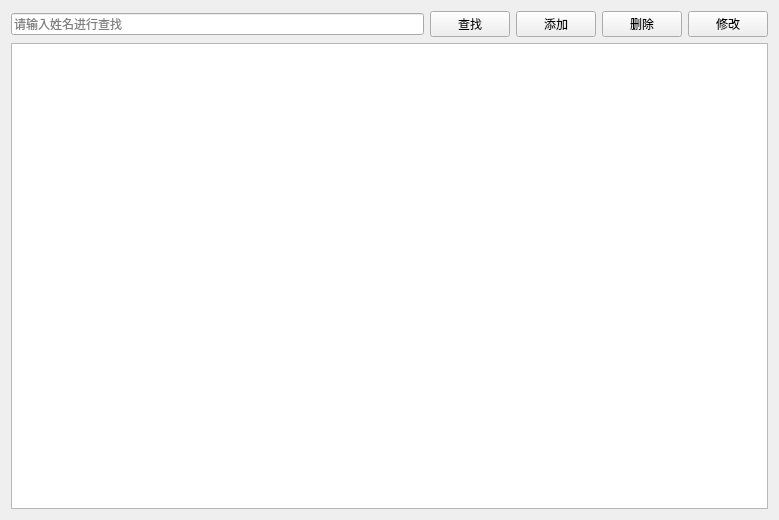
<?xml version="1.0" encoding="UTF-8"?>
<ui version="4.0">
 <class>PatientView</class>
 <widget class="QWidget" name="PatientView">
  <property name="geometry">
   <rect>
    <x>0</x>
    <y>0</y>
    <width>779</width>
    <height>520</height>
   </rect>
  </property>
  <property name="windowTitle">
   <string>患者管理</string>
  </property>
  <layout class="QVBoxLayout" name="verticalLayout">
   <item>
    <layout class="QHBoxLayout" name="horizontalLayout_2">
     <item>
      <widget class="QLineEdit" name="txtSearch">
       <property name="placeholderText">
        <string>请输入姓名进行查找</string>
       </property>
      </widget>
     </item>
     <item>
      <layout class="QHBoxLayout" name="horizontalLayout">
       <item>
        <widget class="QPushButton" name="btSearch">
         <property name="text">
          <string>查找</string>
         </property>
         <property name="icon">
          <iconset resource="lab3.qrc">
           <normaloff>:/img/Search.png</normaloff>:/img/Search.png</iconset>
         </property>
        </widget>
       </item>
       <item>
        <widget class="QPushButton" name="btAdd">
         <property name="text">
          <string>添加</string>
         </property>
         <property name="icon">
          <iconset resource="lab3.qrc">
           <normaloff>:/img/Add.png</normaloff>:/img/Add.png</iconset>
         </property>
        </widget>
       </item>
       <item>
        <widget class="QPushButton" name="btDelete">
         <property name="text">
          <string>删除</string>
         </property>
         <property name="icon">
          <iconset>
           <normaloff>img/Delete.png</normaloff>img/Delete.png</iconset>
         </property>
        </widget>
       </item>
       <item>
        <widget class="QPushButton" name="btEdit">
         <property name="text">
          <string>修改</string>
         </property>
         <property name="icon">
          <iconset resource="lab3.qrc">
           <normaloff>:/img/Edit.png</normaloff>:/img/Edit.png</iconset>
         </property>
        </widget>
       </item>
      </layout>
     </item>
    </layout>
   </item>
   <item>
    <widget class="QTableView" name="tableView"/>
   </item>
  </layout>
 </widget>
 <resources>
  <include location="lab3.qrc"/>
 </resources>
 <connections/>
</ui>
